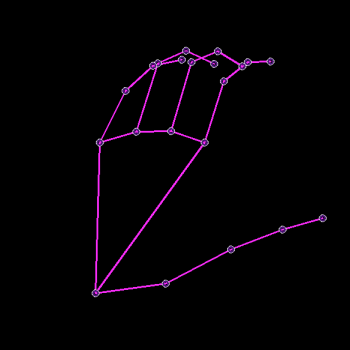
#> input picture saved_imgs/cropped_hand_1.png, 350 x 350 px
$ jupyter execute gesture_sim.ipynb   (shell and % lines are left out)
#> lines starting #> are read from the running program, lines starting #| are printed output that depends on the picture; after the words box and inside, x2 and y2 are one past the last pixel; in counts of white or black regions, pixels touching at a corner belong together
[cell 1]
import cv2
import numpy as np
import mediapipe

[cell 2]
gestures = {}

[cell 3]
import cv2
import numpy as np
import matplotlib.pyplot as plt
import json

def preprocess_image(image_path, show_steps=True):
    # Load image
#> called with image_path = 'saved_imgs/cropped_hand_1.png', show_steps = True
    img = cv2.imread(image_path)
#> img is the input picture: shape (350, 350, 3); mean B, G, R 4.8, 1.3, 4.7
    if show_steps:
        plt.imshow(cv2.cvtColor(img, cv2.COLOR_BGR2RGB))
        plt.title("Original Image")
        plt.show()

    # Convert to HSV
    hsv_img = cv2.cvtColor(img, cv2.COLOR_BGR2HSV)
#> hsv_img: shape (350, 350, 3); mean H, S, V 4.8, 6.3, 4.8
    if show_steps:
        plt.imshow(cv2.cvtColor(hsv_img, cv2.COLOR_HSV2RGB))
        plt.title("HSV Image")
        plt.show()

    # Define pink color range and create mask
    lower_pink = np.array([140, 100, 100])
    upper_pink = np.array([170, 255, 255])
    mask = cv2.inRange(hsv_img, lower_pink, upper_pink)
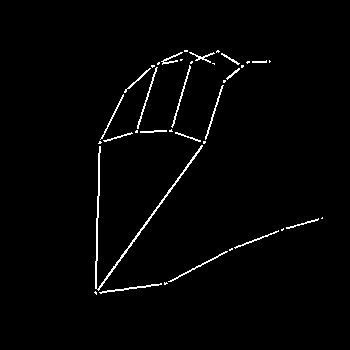
#> mask: shape (350, 350); 1.7% white in thin lines or dots, all inside (x1, y1, x2, y2) = (94, 50, 323, 295)
    if show_steps:
        plt.imshow(mask, cmap='gray')
        plt.title("Mask")
        plt.show()

    # Apply mask
    result = cv2.bitwise_and(img, img, mask=mask)
    if show_steps:
        plt.imshow(cv2.cvtColor(result, cv2.COLOR_BGR2RGB))
        plt.title("Result after Masking")
        plt.show()
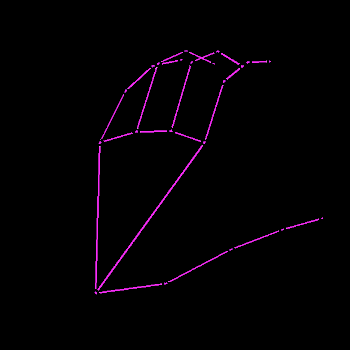
#> shown: shape (350, 350, 3); mean R, G, B 3.5, 0.6, 3.5

    return result

def match_gestures(image1_path, image2_path, threshold=120, show_preprocess_steps=True):
    img1 = preprocess_image(image1_path, show_steps=show_preprocess_steps)
    img2 = preprocess_image(image2_path, show_steps=show_preprocess_steps)
#> call 2 of preprocess_image, with image_path = 'saved_imgs/bumper_base.png', show_steps = True
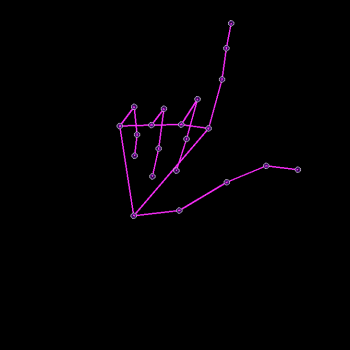
#> input picture saved_imgs/bumper_base.png, 350 x 350 px
#> in preprocess_image, img is the input picture: shape (350, 350, 3); mean B, G, R 2.9, 0.8, 2.8
#> in preprocess_image (call 2), `hsv_img = cv2.cvtColor(img, cv2.COLOR_BGR2HSV)`: hsv_img: shape (350, 350, 3); mean H, S, V 3, 3.9, 2.9
#> in preprocess_image (call 2), `mask = cv2.inRange(hsv_img, lower_pink, upper_pink)`:
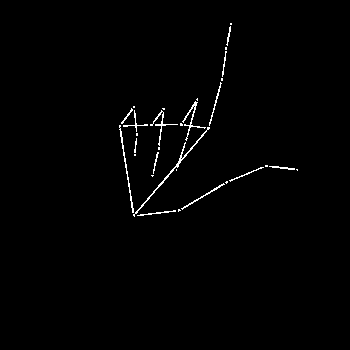
#> mask: shape (350, 350); 1% white in thin lines or dots, all inside (x1, y1, x2, y2) = (119, 23, 298, 217)
#> in preprocess_image (call 2), `plt.show()`:
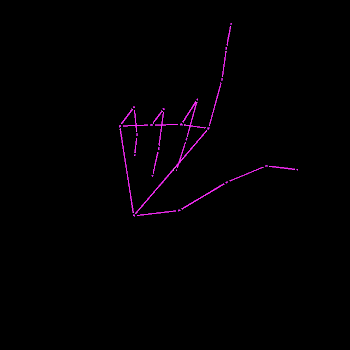
#> shown: shape (350, 350, 3); mean R, G, B 2, 0.4, 2

    orb = cv2.ORB_create()
    kp1, des1 = orb.detectAndCompute(img1, None)
#> kp1 = 432 keypoints; strongest (x, y, size): (99, 288, 31), (156, 68, 31), (153, 65, 31), (204, 142, 31)
    kp2, des2 = orb.detectAndCompute(img2, None)
#> kp2 = 414 keypoints; strongest (x, y, size): (135, 213, 31), (189, 125, 31), (164, 122, 31), (186, 125, 31)

    print(des2.shape)
#| (414, 32)

    bf = cv2.BFMatcher(cv2.NORM_HAMMING, crossCheck=True)
    matches = bf.match(des1, des2)
#> matches = 95 matches
    matches = sorted(matches, key=lambda x: x.distance)

    if len(matches) > threshold:
        print("The gestures are similar.")
    else:
        print("The gestures are not similar.")

    return des2

# Example usage (paths need to be valid image paths for actual execution)
image1_path = 'saved_imgs/cropped_hand_1.png'
image2_path = 'saved_imgs/bumper_base.png'
des2 = match_gestures(image1_path, image2_path, show_preprocess_steps=True)

gestures["bumper"] = des2.tolist()

[cell 4]
for val in gestures:
    print(val, gestures[val])
#> this loop made 1 pass
#> (printed output is left out)

[cell 5]
#write binary feature vectors to json
json_object = json.dumps(gestures)

# Write the JSON string to a file
with open("base_gestures_2.json", "w") as outfile:
    outfile.write(json_object)

[cell 6]
#retrieve
with open("base_gestures.json", "r") as infile:
#> (reads base_gestures.json from the repository)
